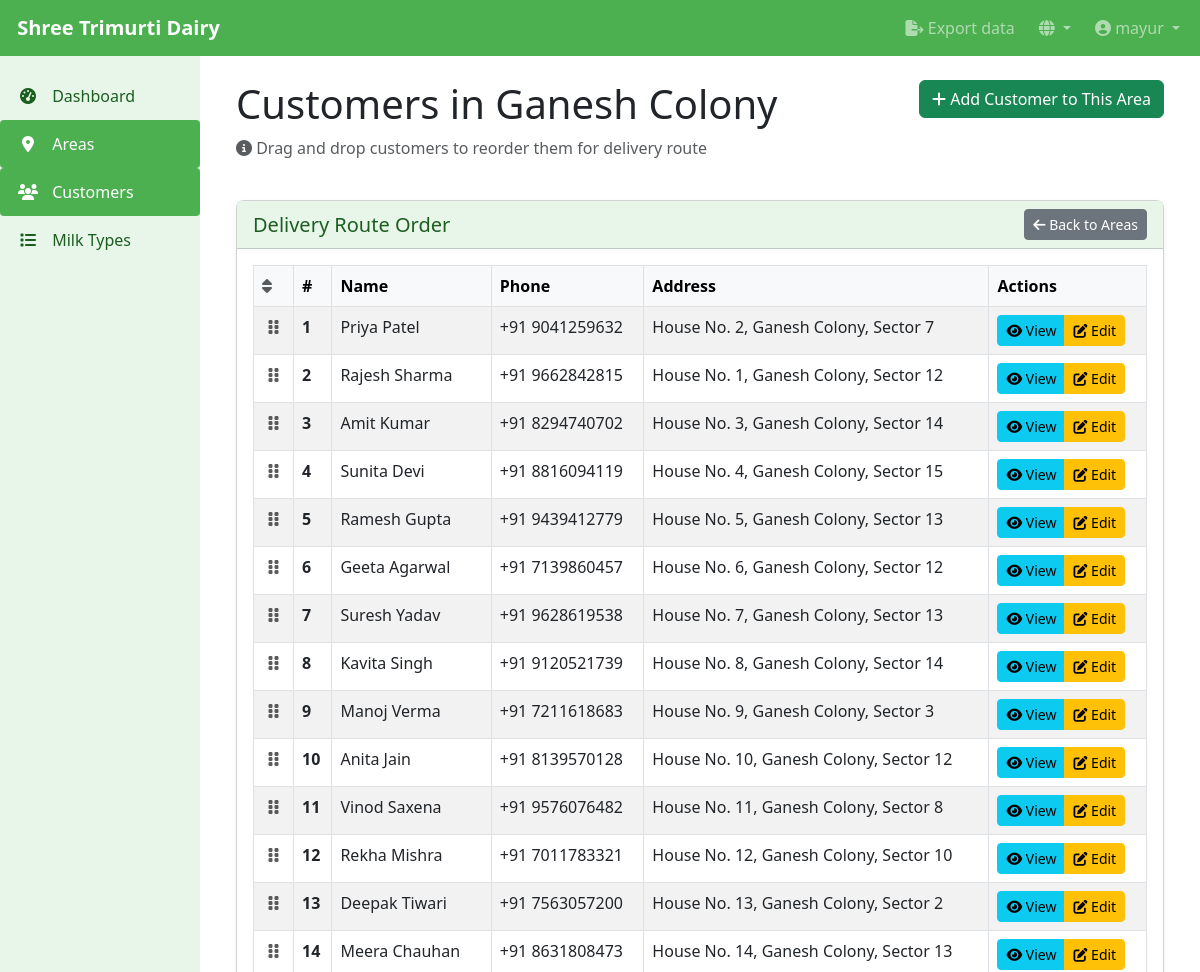
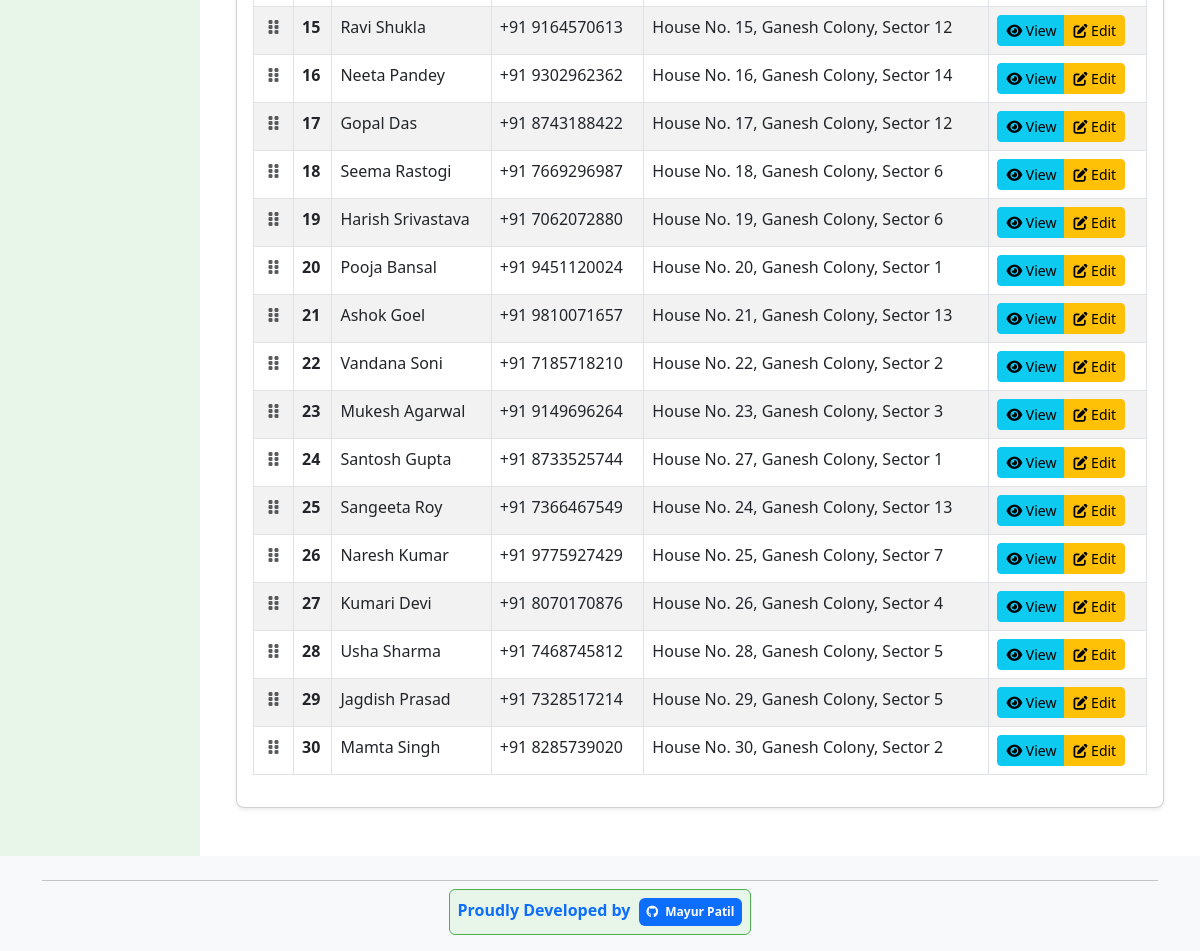
Page /en/dairy/areas/5/customers/ (signed in) on the committed database (2 pictures, top to bottom).
### dairy_app/models.py (models this page shows, shortened)
class Area(models.Model):
    name = models.CharField(max_length=100)
    description = models.TextField(blank=True, null=True)
    user = models.ForeignKey(User, on_delete=models.CASCADE, related_name='areas')
    class Meta:
        ordering = ['name']

class Customer(models.Model):
    user = models.ForeignKey(User, on_delete=models.CASCADE, related_name='customers')
    name = models.CharField(max_length=200)
    address = models.TextField(blank=True, null=True)
    phone = models.CharField(max_length=20, blank=True, null=True)
    milk_types = models.ManyToManyField(MilkType, related_name='customers')
    area = models.ForeignKey(Area, on_delete=models.SET_NULL, null=True, blank=True, related_name='customers')
    date_joined = models.DateTimeField(auto_now_add=True)
    delivery_order = models.PositiveIntegerField(default=0, help_text=_('Order for delivery route within area'))
    class Meta:
        ordering = ['area', 'delivery_order', 'name']

### dairy_app/views.py (the view)
# urls.py: path('areas/<int:pk>/customers/', views.area_customers_view, name='area_customers'),
@login_required
def area_customers_view(request, pk):
    if request.user.is_superuser:
        area = get_object_or_404(Area, pk=pk)
    else:
        area = get_object_or_404(Area, pk=pk, user=request.user)
    customers = Customer.objects.filter(area=area).order_by('delivery_order', 'date_joined')
    context = {
        'area': area,
        'customers': customers
    }
    return render(request, 'dairy_app/area_customers.html', context)

### dairy_app/templates/dairy_app/area_customers.html (shortened to what this page needs)
{% extends 'base.html' %}
{% load i18n %}
{% block content %}
<div class="container">
    <div class="row mb-4">
        <div class="col-md-8">
            <h1>{% trans "Customers in" %} {{ area.name }}</h1>
            <p class="text-muted">
                <i class="fas fa-info-circle"></i>
                {% trans "Drag and drop customers to reorder them for delivery route" %}
            </p>
        </div>
        <div class="col-md-4 text-end">
            <a href="{% url 'customer_add' %}?area={{ area.id }}" class="btn btn-success">
                <i class="fas fa-plus"></i> {% trans "Add Customer to This Area" %}
            </a>
        </div>
    </div>
    <div class="toast-container position-fixed top-0 end-0 p-3">
    </div>
    <div class="card">
        <div class="card-header">
            <div class="d-flex justify-content-between align-items-center">
                <h5 class="mb-0">{% trans "Delivery Route Order" %}</h5>
                <a href="{% url 'area_list' %}" class="btn btn-sm btn-secondary">
                    <i class="fas fa-arrow-left"></i> {% trans "Back to Areas" %}
                </a>
            </div>
        </div>
        <div class="card-body">
            {% if customers %}
            <div class="table-responsive">
                <table class="table table-striped table-bordered table-hover">
                    <thead class="table-light">
                        <tr>
                            <th width="40">
                                <i class="fas fa-sort text-muted" title="{% trans 'Drag to reorder' %}"></i>
                            </th>
                            <th>#</th>
                            <th>{% trans "Name" %}</th>
                            <th>{% trans "Phone" %}</th>
                            <th>{% trans "Address" %}</th>
                            <th>{% trans "Actions" %}</th>
                        </tr>
                    </thead>
                    <tbody id="customerTableBody" class="sortable-customers">
                        {% for customer in customers %}
                        <tr class="draggable-row" draggable="true" data-customer-id="{{ customer.id }}">
                            <td class="drag-handle">
                                <i class="fas fa-grip-vertical text-muted" style="cursor: grab;"></i>
                            </td>
                            <td class="delivery-order">{{ forloop.counter }}</td>
                            <td>{{ customer.name }}</td>
                            <td>{{ customer.phone|default:"-" }}</td>
                            <td>{{ customer.address|default:"-" }}</td>
                            <td>
                                <div class="btn-group" role="group">
                                    <a href="{% url 'customer_detail' customer.id %}" class="btn btn-sm btn-info">
                                        <i class="fas fa-eye"></i> {% trans "View" %}
                                    </a>
                                    <a href="{% url 'customer_edit' customer.id %}" class="btn btn-sm btn-warning">
                                        <i class="fas fa-edit"></i> {% trans "Edit" %}
                                    </a>
                                </div>
                            </td>
                        </tr>
                        {% endfor %}
                    </tbody>
                </table>
            </div>
            {% endif %}
        </div>
    </div>
</div>
{% endblock %}

### templates/base.html (shortened to what this page needs)
<!DOCTYPE html>
<html lang="{% if LANGUAGE_CODE %}{{ LANGUAGE_CODE }}{% else %}en{% endif %}">
<head>
    {% load i18n %}
    <link href="https://cdn.jsdelivr.net/npm/bootstrap@5.3.0/dist/css/bootstrap.min.css" rel="stylesheet">
    <link href="https://cdnjs.cloudflare.com/ajax/libs/font-awesome/6.4.0/css/all.min.css" rel="stylesheet">
</head>
<body>
    <nav class="navbar navbar-expand-lg navbar-dark fixed-top">
        <div class="container-fluid">
            <a class="navbar-brand" href="{% url 'dashboard' %}">
                 {% trans "Shree Trimurti Dairy" %}
            </a>
            <div class="collapse navbar-collapse" id="navbarNav">
                <ul class="navbar-nav">
                    {% if user.is_authenticated %}
                    <li class="nav-item me-2">
                        <a class="nav-link {% if request.resolver_match.url_name == 'customer_export' %}active{% endif %}" href="{% url 'customer_export' %}">
                            <i class="fas fa-file-export"></i> {% trans "Export data" %}
                        </a>
                    </li>
                    <li class="nav-item dropdown me-2">
                        <a class="nav-link dropdown-toggle" href="#" id="languageDropdown" role="button" data-bs-toggle="dropdown" aria-expanded="false">
                            <i class="fas fa-globe"></i>
                        </a>
                            {% load i18n %}
                            {% get_current_language as LANGUAGE_CODE %}
                            {% get_available_languages as LANGUAGES %}
                            {% get_language_info_list for LANGUAGES as languages %}
                    </li>
                    <li class="nav-item dropdown">
                        <a class="nav-link dropdown-toggle" href="#" id="navbarDropdown" role="button" data-bs-toggle="dropdown" aria-expanded="false">
                            <i class="fas fa-user-circle"></i> {{ user.username }}
                        </a>
                    </li>
                    {% else %}
                    <li class="nav-item">
                        <a class="nav-link" href="{% url 'login' %}">{% trans "Login" %}</a>
                    </li>
                    {% endif %}
                </ul>
            </div>
        </div>
    </nav>
    <div class="container-fluid">
        <div class="row">
            {% if user.is_authenticated %}
            <div class="col-lg-2 d-none d-lg-block sidebar collapse" id="sidebar">
                <div class="position-sticky pt-3">
                    <ul class="nav flex-column">
                        <li class="nav-item">
                            <a class="nav-link {% if request.resolver_match.url_name == 'dashboard' %}active{% endif %}" href="{% url 'dashboard' %}">
                                <i class="fas fa-tachometer-alt"></i> {% trans "Dashboard" %}
                            </a>
                        </li>
                        <li class="nav-item">
                            <a class="nav-link {% if 'area' in request.resolver_match.url_name %}active{% endif %}" href="{% url 'area_list' %}">
                                <i class="fas fa-map-marker-alt"></i> {% trans "Areas" %}
                            </a>
                        </li>
                        <li class="nav-item">
                            <a class="nav-link {% if 'customer' in request.resolver_match.url_name %}active{% endif %}" href="{% url 'customer_list' %}">
                                <i class="fas fa-users"></i> {% trans "Customers" %}
                            </a>
                        </li>
                        <li class="nav-item">
                            <a class="nav-link {% if 'milk_type' in request.resolver_match.url_name %}active{% endif %}" href="{% url 'milk_type_list' %}">
                                <i class="fas fa-list"></i> {% trans "Milk Types" %}
                            </a>
                        </li>
                    </ul>
                </div>
            </div>
            {% endif %}
            <main class="{% if user.is_authenticated %}col-12 col-lg-10{% else %}col-12{% endif %} main-content">
                {% block content %}{% endblock %}
            </main>
        </div>
    </div>
    <footer class="footer mt-auto py-3 bg-light">
        <div class="container">
            <div class="row">
                <div class="col-12 text-center">
                    <hr class="my-2">
                    <div class="developer-credit p-2 d-inline-block rounded" style="background-color: var(--light-color); border: 1px solid var(--primary-color);">
                        <strong class="text-primary">{% trans "Proudly Developed by" %}</strong>
                        <a href="https://github.com/mayur5204" target="_blank" class="text-decoration-none ms-1">
                            <span class="badge bg-primary p-2">
                                <i class="fab fa-github me-1"></i> Mayur Patil
                            </span>
                        </a>
                    </div>
                </div>
            </div>
        </div>
    </footer>
</body>
</html>

### templates/base.html (style rules this page uses)
:root { --primary-color: #4CAF50; --accent-color: #FFC107; --light-color: #E8F5E9; --dark-color: #1B5E20; }
body { padding-top: 56px; min-height: 100vh; display: flex; flex-direction: column; padding-bottom: 60px; }
.navbar { background-color: var(--primary-color); }
.navbar-brand { font-weight: bold; }
.sidebar { background-color: var(--light-color); min-height: calc(100vh - 56px); padding-right: 0; padding-left: 0; }
.sidebar .nav-link { color: var(--dark-color); padding: 0.75rem 1rem; border-radius: 0.25rem; }
.sidebar .nav-link.active { background-color: var(--primary-color); color: white; }
.sidebar .nav-link i { margin-right: 0.5rem; width: 24px; text-align: center; }
.card { margin-bottom: 1.5rem; border-radius: 0.5rem; box-shadow: 0 0.125rem 0.25rem rgba(0, 0, 0, 0.075); }
.card-header { background-color: var(--light-color); color: var(--dark-color); font-weight: 600; }
.main-content { flex: 1; padding: 1.5rem; }
footer { background-color: var(--light-color); padding: 1rem 0; margin-top: auto; }
@media (min-width: 992px) { body { padding-bottom: 0; } }

### dairy_app/templates/dairy_app/area_customers.html (style rules this page uses)
.draggable-row { transition: all 0.3s ease; }
.drag-handle { cursor: grab; text-align: center; }
.delivery-order { font-weight: bold; color: #007bff; }

### rows in the picture
Area: name "Ganesh Colony"
Customer: name "Priya Patel", phone "+91 9041259632", address "House No. 2, Ganesh Colony, Sector 7"
Customer: name "Rajesh Sharma", phone "+91 9662842815", address "House No. 1, Ganesh Colony, Sector 12"
Customer: name "Amit Kumar", phone "+91 8294740702", address "House No. 3, Ganesh Colony, Sector 14"
Customer: name "Sunita Devi", phone "+91 8816094119", address "House No. 4, Ganesh Colony, Sector 15"
Customer: name "Ramesh Gupta", phone "+91 9439412779", address "House No. 5, Ganesh Colony, Sector 13"
Customer: name "Geeta Agarwal", phone "+91 7139860457", address "House No. 6, Ganesh Colony, Sector 12"
Customer: name "Suresh Yadav", phone "+91 9628619538", address "House No. 7, Ganesh Colony, Sector 13"
Customer: name "Kavita Singh", phone "+91 9120521739", address "House No. 8, Ganesh Colony, Sector 14"
Customer: name "Manoj Verma", phone "+91 7211618683", address "House No. 9, Ganesh Colony, Sector 3"
Customer: name "Anita Jain", phone "+91 8139570128", address "House No. 10, Ganesh Colony, Sector 12"
Customer: name "Vinod Saxena", phone "+91 9576076482", address "House No. 11, Ganesh Colony, Sector 8"
Customer: name "Rekha Mishra", phone "+91 7011783321", address "House No. 12, Ganesh Colony, Sector 10"
Customer: name "Deepak Tiwari", phone "+91 7563057200", address "House No. 13, Ganesh Colony, Sector 2"
Customer: name "Meera Chauhan", phone "+91 8631808473", address "House No. 14, Ganesh Colony, Sector 13"
Customer: name "Ravi Shukla", phone "+91 9164570613", address "House No. 15, Ganesh Colony, Sector 12"
Customer: name "Neeta Pandey", phone "+91 9302962362", address "House No. 16, Ganesh Colony, Sector 14"
Customer: name "Gopal Das", phone "+91 8743188422", address "House No. 17, Ganesh Colony, Sector 12"
Customer: name "Seema Rastogi", phone "+91 7669296987", address "House No. 18, Ganesh Colony, Sector 6"
Customer: name "Harish Srivastava", phone "+91 7062072880", address "House No. 19, Ganesh Colony, Sector 6"
Customer: name "Pooja Bansal", phone "+91 9451120024", address "House No. 20, Ganesh Colony, Sector 1"
Customer: name "Ashok Goel", phone "+91 9810071657", address "House No. 21, Ganesh Colony, Sector 13"
Customer: name "Vandana Soni", phone "+91 7185718210", address "House No. 22, Ganesh Colony, Sector 2"
Customer: name "Mukesh Agarwal", phone "+91 9149696264", address "House No. 23, Ganesh Colony, Sector 3"
Customer: name "Santosh Gupta", phone "+91 8733525744", address "House No. 27, Ganesh Colony, Sector 1"
Customer: name "Sangeeta Roy", phone "+91 7366467549", address "House No. 24, Ganesh Colony, Sector 13"
Customer: name "Naresh Kumar", phone "+91 9775927429", address "House No. 25, Ganesh Colony, Sector 7"
Customer: name "Kumari Devi", phone "+91 8070170876", address "House No. 26, Ganesh Colony, Sector 4"
Customer: name "Usha Sharma", phone "+91 7468745812", address "House No. 28, Ganesh Colony, Sector 5"
Customer: name "Jagdish Prasad", phone "+91 7328517214", address "House No. 29, Ganesh Colony, Sector 5"
Customer: name "Mamta Singh", phone "+91 8285739020", address "House No. 30, Ganesh Colony, Sector 2"

### other values in the picture
{{ user.username }} "mayur"
